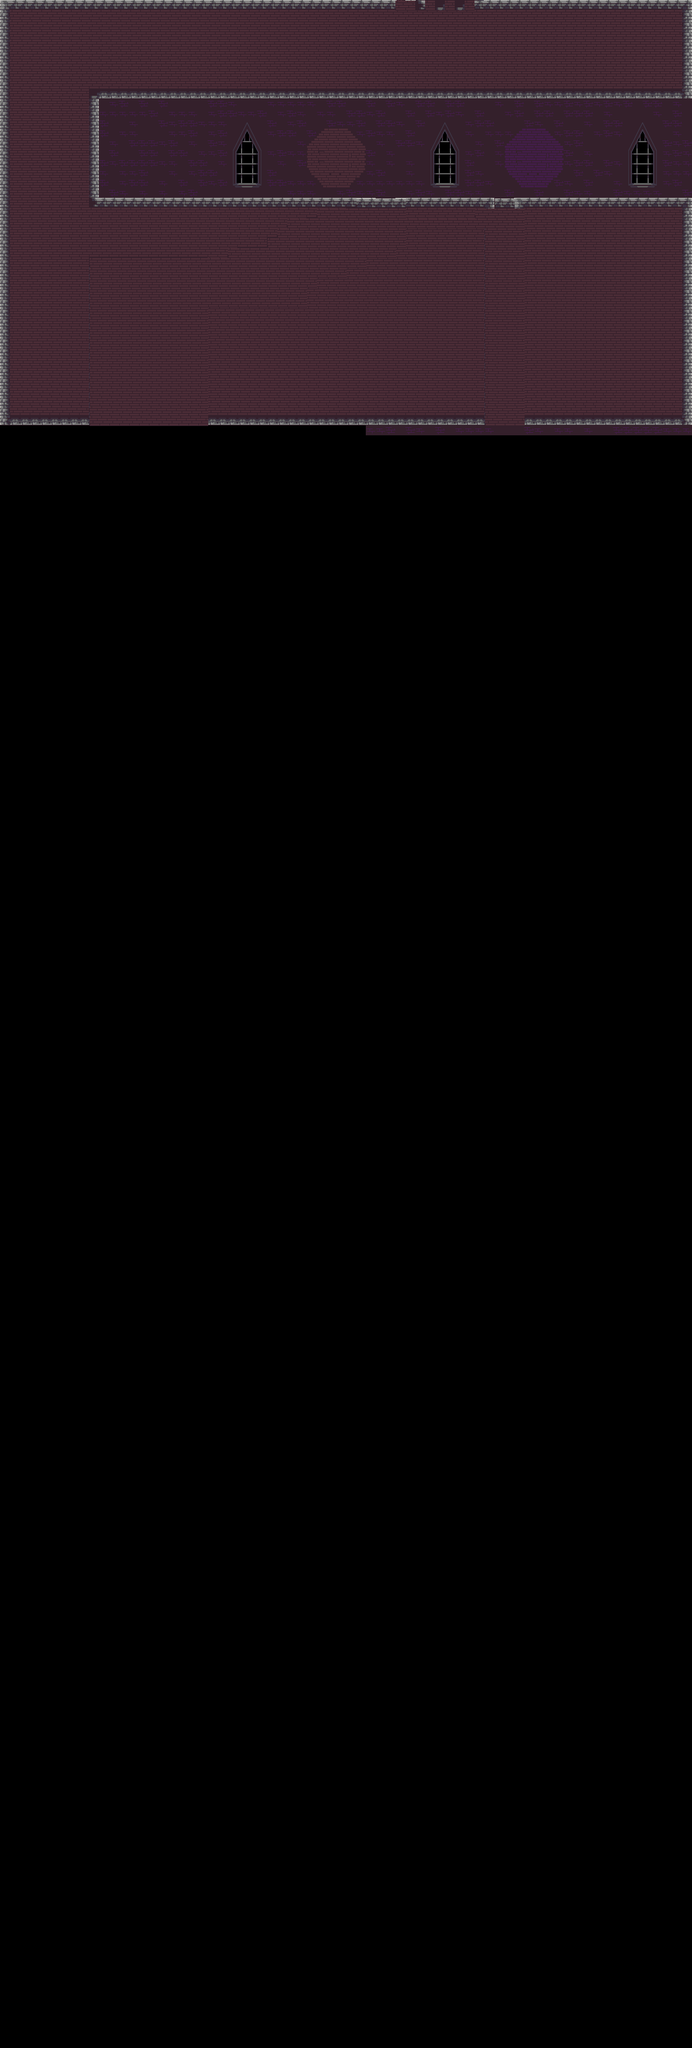

Rendered tile map (Tiled .tmx) drawn with the repository's tilesets; below, a short description and the map source with its tile grids summarised:
An orthogonal 70x207 tile map with 16x16 px tiles, 4 tile layers (decorate, terrain, upper barrier, lower barrier), 2 hidden layers not drawn, 5 tilesets and 568 objects.

<map version="1.10" tiledversion="1.10.1" orientation="orthogonal" renderorder="right-down" width="70" height="207" tilewidth="16" tileheight="16" infinite="0" nextlayerid="47" nextobjectid="67813">
 <tileset firstgid="1" source="../prototype/prototype16.tsx" />
 <tileset firstgid="155" source="../TileSet/Assets.tsx" />
 <tileset firstgid="477" source="../TileSet/atlas.tsx" />
 <tileset firstgid="1501" source="../TileSet/main_lev_build_1.tsx" />
 <tileset firstgid="5597" source="../TileSet/TX Village Props.tsx" />
 <layer id="39" name="decorate" width="70" height="207">
  <properties>
   <property name="unity:layer" value="Ignore Raycast" />
  </properties>
  <data>[14490 cells, 3043 non-empty, 72 distinct tile ids]</data>
 </layer>
 <layer id="37" name="terrain" width="70" height="207">
  <data>[14490 cells, 2150 non-empty, 18 distinct tile ids]</data>
 </layer>
 <group id="21" name="Group Layer 1" offsetx="0.198946" offsety="0.231884">
  <layer id="6" name="upper barrier" width="70" height="207" offsetx="624.061" offsety="-671.924">
   <data>[14490 cells, 90 non-empty, 15 distinct tile ids]</data>
  </layer>
  <objectgroup id="28" name="upper collider">
   <object id="63448" x="640" y="0">
    <polygon points="0,0 16,-16 16,0" />
   </object>
   <object id="63449" x="656" y="-16">
    <polyline points="0,0 16,-16 16,0 0,0" />
   </object>
   <object id="63450" x="656" y="-16">
    <polyline points="0,0 0,16 16,16 16,0 0,0" />
   </object>
   <object id="63451" x="672" y="-32">
    <polyline points="0,0 16,0 16,16 0,16 0,0" />
   </object>
   <object id="63452" x="672" y="-48">
    <polygon points="0,0 0,16 16,16 16,0" />
   </object>
   <object id="63454" x="672" y="-64">
    <polyline points="0,0 0,16 16,16 16,0 0,0" />
   </object>
   <object id="63455" x="672" y="-80">
    <polyline points="0,0 0,16 16,16 16,0 0,0" />
   </object>
   <object id="63456" x="672" y="-96">
    <polyline points="0,0 0,16 16,16 16,0 0,0" />
   </object>
   <object id="63457" x="672" y="-112">
    <polyline points="0,0 0,16 16,16 16,0 0,0" />
   </object>
   <object id="63458" x="672" y="-128">
    <polyline points="0,0 0,16 16,16 16,0 0,0" />
   </object>
   <object id="63459" x="672" y="-144">
    <polyline points="0,0 0,16 16,16 16,0 0,0" />
   </object>
   <object id="63460" x="656" y="-144">
    <polyline points="0,0 0,-16 16,-16 16,0 0,0" />
   </object>
   <object id="63461" x="656" y="-176">
    <polyline points="0,0 0,16 16,16 16,0 0,0" />
   </object>
   <object id="63462" x="672" y="-160">
    <polyline points="0,0 16,0 16,16 0,16 0,0" />
   </object>
   <object id="63463" x="768" y="0">
    <polyline points="0,0 0,-16 16,-16 16,0 0,0" />
   </object>
   <object id="63464" x="768" y="-32">
    <polyline points="0,0 0,16 16,16 16,0 0,0" />
   </object>
   <object id="63465" x="752" y="-48">
    <polyline points="0,0 0,16 16,16 16,0 0,0" />
   </object>
   <object id="63466" x="752" y="-32">
    <polyline points="0,0 0,16 16,16 16,0 0,0" />
   </object>
   <object id="63467" x="752" y="-64">
    <polygon points="0,0 0,16 16,16 16,0" />
   </object>
   <object id="63468" x="752" y="-80">
    <polyline points="0,0 0,16 16,16 16,0 0,0" />
   </object>
   <object id="63469" x="768" y="-96">
    <polyline points="0,0 0,16 16,16 16,0 0,0" />
   </object>
   <object id="63470" x="768" y="-112">
    <polyline points="0,0 0,16 16,16 16,0 0,0" />
   </object>
   <object id="63471" x="768" y="-128">
    <polyline points="0,0 0,16 16,16 16,0 0,0" />
   </object>
   <object id="63476" x="768" y="-144">
    <polyline points="0,0 0,16 16,16 16,0 0,0" />
   </object>
   <object id="63477" x="784" y="-160">
    <polyline points="0,0 0,16 16,16 16,0 0,0" />
   </object>
   <object id="63479" x="768" y="-160">
    <polyline points="0,0 0,16 16,16 16,0 0,0" />
   </object>
  </objectgroup>
  <layer id="27" name="lower barrier" width="70" height="207" offsetx="-16.197" offsety="-735.955">
   <data>[14490 cells, 434 non-empty, 2 distinct tile ids]</data>
  </layer>
  <objectgroup id="29" name="lower collider">
   <properties>
    <property name="unity:layer" value="Ground" />
   </properties>
   <object id="31903" x="608" y="320">
    <polyline points="0,0 32,0 32,16 0,16 0,0" />
   </object>
   <object id="31904" x="800" y="320">
    <polyline points="0,0 32,0 32,16 0,16 0,0" />
   </object>
  </objectgroup>
 </group>
 <layer id="1" name="prototype" width="70" height="207" visible="0" opacity="0.9">
  <data>[14490 cells, 2150 non-empty, 3 distinct tile ids]</data>
 </layer>
 <layer id="10" name="background" width="70" height="207" visible="0">
  <data>[14490 cells, 2971 non-empty, 3 distinct tile ids]</data>
 </layer>
 <objectgroup id="46" name="collider">
  <properties>
   <property name="unity:layer" value="Ground" />
  </properties>
  <object id="67273" x="208" y="432">
   <polyline points="0,0 16,16 16,0 0,0" />
  </object>
  <object id="67274" x="320" y="432">
   <polyline points="0,0 16,16 16,0 0,0" />
  </object>
  <object id="67275" x="304" y="480">
   <polyline points="0,0 16,16 16,0 0,0" />
  </object>
  <object id="67276" x="560" y="352">
   <polyline points="0,0 0,16 16,0 0,0" />
  </object>
  <object id="67277" x="496" y="368">
   <polyline points="0,0 0,16 16,0 0,0" />
  </object>
  <object id="67278" x="480" y="384">
   <polyline points="0,0 0,16 16,0 0,0" />
  </object>
  <object id="67279" x="432" y="400">
   <polyline points="0,0 0,16 16,0 0,0" />
  </object>
  <object id="67280" x="224" y="432">
   <polyline points="0,0 0,16 16,0 0,0" />
  </object>
  <object id="67281" x="368" y="432">
   <polyline points="0,0 0,16 16,0 0,0" />
  </object>
  <object id="67282" x="0" y="0">
   <polyline points="0,0 16,0 16,16 0,16 0,0" />
  </object>
  <object id="67283" x="640" y="320">
   <polyline points="0,0 16,0 16,16 0,16 0,0" />
  </object>
  <object id="67284" x="832" y="320">
   <polyline points="0,0 16,0 16,16 0,16 0,0" />
  </object>
  <object id="67285" x="608" y="384">
   <polyline points="0,0 16,0 16,16 0,16 0,0" />
  </object>
  <object id="67286" x="544" y="400">
   <polyline points="0,0 16,0 16,16 0,16 0,0" />
  </object>
  <object id="67287" x="512" y="416">
   <polyline points="0,0 16,0 16,16 0,16 0,0" />
  </object>
  <object id="67288" x="480" y="432">
   <polyline points="0,0 16,0 16,16 0,16 0,0" />
  </object>
  <object id="67289" x="448" y="448">
   <polyline points="0,0 16,0 16,16 0,16 0,0" />
  </object>
  <object id="67290" x="416" y="464">
   <polyline points="0,0 16,0 16,16 0,16 0,0" />
  </object>
  <object id="67291" x="640" y="384">
   <polyline points="0,0 16,0 16,16 0,16 0,0" />
  </object>
  <object id="67292" x="608" y="400">
   <polyline points="0,0 16,0 16,16 0,16 0,0" />
  </object>
  <object id="67293" x="544" y="416">
   <polyline points="0,0 16,0 16,16 0,16 0,0" />
  </object>
  <object id="67294" x="512" y="432">
   <polyline points="0,0 16,0 16,16 0,16 0,0" />
  </object>
  <object id="67295" x="480" y="448">
   <polyline points="0,0 16,0 16,16 0,16 0,0" />
  </object>
  <object id="67296" x="448" y="464">
   <polyline points="0,0 16,0 16,16 0,16 0,0" />
  </object>
  <object id="67297" x="416" y="480">
   <polyline points="0,0 16,0 16,16 0,16 0,0" />
  </object>
  <object id="67298" x="0" y="0">
   <polyline points="0,0 0,16 16,16 16,0 0,0" />
  </object>
  <object id="67299" x="16" y="0">
   <polyline points="0,0 0,16 16,16 16,0 0,0" />
  </object>
  <object id="67300" x="32" y="0">
   <polyline points="0,0 0,16 16,16 16,0 0,0" />
  </object>
  </objectgroup>
</map>
<!-- 512 of 568 objects omitted -->
